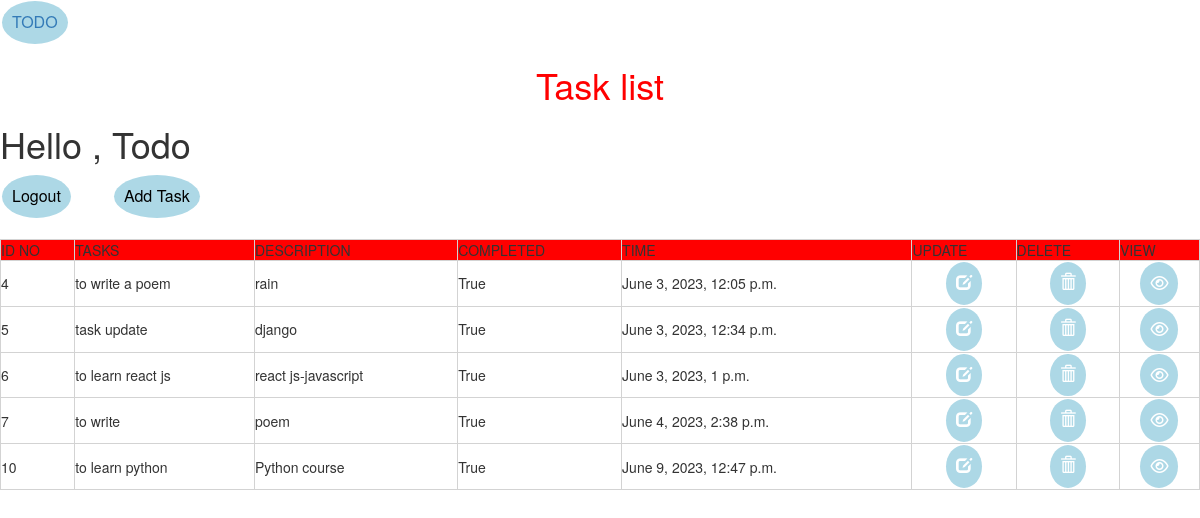
Page /list/ (signed in) on the earlier database version.
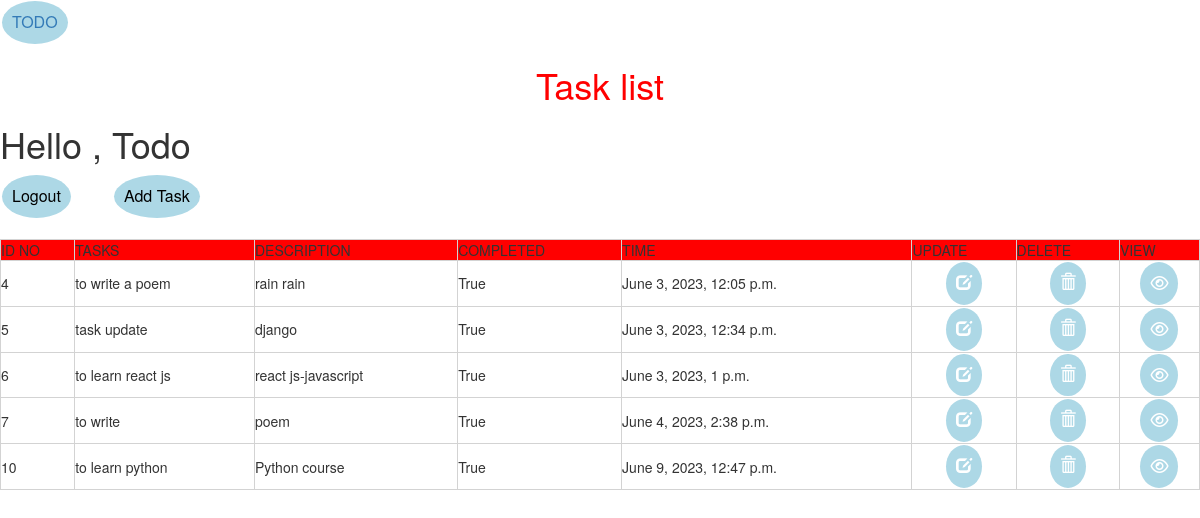
Same page on the later database version.
### todoapp/models.py (models this page shows, shortened)
class task(models.Model):
    user = models.ForeignKey(User,on_delete=models.CASCADE,null=True,blank=True)
    title = models.CharField(max_length=150,null=True,blank=True)
    description = models.TextField(default='')
    completed = models.BooleanField(default=False)
    created = models.DateTimeField(auto_now_add=True)

### todoapp/views.py (the view)
# urls.py: path('list/', TaskList.as_view(), name='task'),
class TaskList(LoginRequiredMixin, ListView):
    model = task
    context_object_name = 'task'
    template_name = 'list.html'
    def get_context_data(self, **kwargs):
        context = super().get_context_data(**kwargs)
        context['task'] = context['task'].filter(user=self.request.user)
        context['count'] = context['task'].filter(completed=False).count()
        return context

### templates/list.html (shortened to what this page needs)
<!DOCTYPE html>
<html lang="en">
<head>
    <link rel="stylesheet" href="https://maxcdn.bootstrapcdn.com/bootstrap/3.3.7/css/bootstrap.min.css">
    <link rel="stylesheet" href="https://cdnjs.cloudflare.com/ajax/libs/font-awesome/4.7.0/css/font-awesome.min.css">
</head>
<body>
 <a href="{% url 'home' %}" > <button   type="submit" style="color:BLACK "> TODO </a> </button>
<CENTER>
<h1 style="color:red;">Task list</h1>
</CENTER>
<div class="header-bar">
    <div>
        <h1>Hello , {{user.username | title}}</h1>
    </div>
    {% if request.user.is_authenticated %}
    <a href="{% url 'logout' %}"> <button   type="submit" style="color:BLACK "> Logout </button> </a>&nbsp;&nbsp;&nbsp;&nbsp;&nbsp;&nbsp;&nbsp;&nbsp;
    <a href="{% url 'task-create' %}"><button   type="submit" style="color:BLACK "> Add Task </BUTTON> </a>
    {% else %}
    <a href="{% url 'login' %}"> <button   type="submit" style="color:BLACK "> Login </button> </a><br>
    {% endif %}
</div>
<br>
    <table>
        <center>
            <div class="task-wrapper">
                     <tr style="background-color:RED;">
                    <td>ID NO</td>
                    <td>TASKS</td>
                     <td>DESCRIPTION</td>
                     <td>COMPLETED</td>
                     <td>TIME</td>
                     <td>UPDATE</td>
                     <td>DELETE</td>
                     <td>VIEW</td>
                </tr>
                {% for tasks in task %}
                <tr >
                    <td>{{tasks.id}}</td>
                    <td>{{tasks.title}}</td>
                     <td>{{tasks.description}}</td>
                     <td>{{tasks.completed}}</td>
                     <td>{{tasks.created}}</td>
          </center>
                    <td><a href="{% url 'task-update' tasks.id %}"> <center><button style="font-size:20px background-color:white"> <span class="glyphicon glyphicon-edit"></span> </button> </center></a></td>
                    <td><a href="{% url 'task-delete' tasks.id %}"> <center><button style="font-size:20px background-color:white"> <span class="glyphicon glyphicon-trash"></span> </button> </center></a></td>
                    <td><a href="{% url 'task-details' tasks.id %}"> <center><button style="font-size:20px background-color:white"><i class="fa fa-eye"></i></button></center></a></td>
                </tr>
                {% endfor %}
    </table>
</body>
</html>

### templates/list.html (style rules this page uses)
table { border-collapse:collapse; width:100% }
table,th,td { border:0.2px solid #D3D3D3; }
button { background-color: lightblue; border: none; color: white; padding: 10px; text-align: center; text-decoration: none; display: inline-block; font-size: 16px; margin: 1px 2px; cursor: pointer; border-radius: 50%; text-align: right; }

Differences in the rows shown:
changed task "to write a poem": description "rain" → "rain rain"
